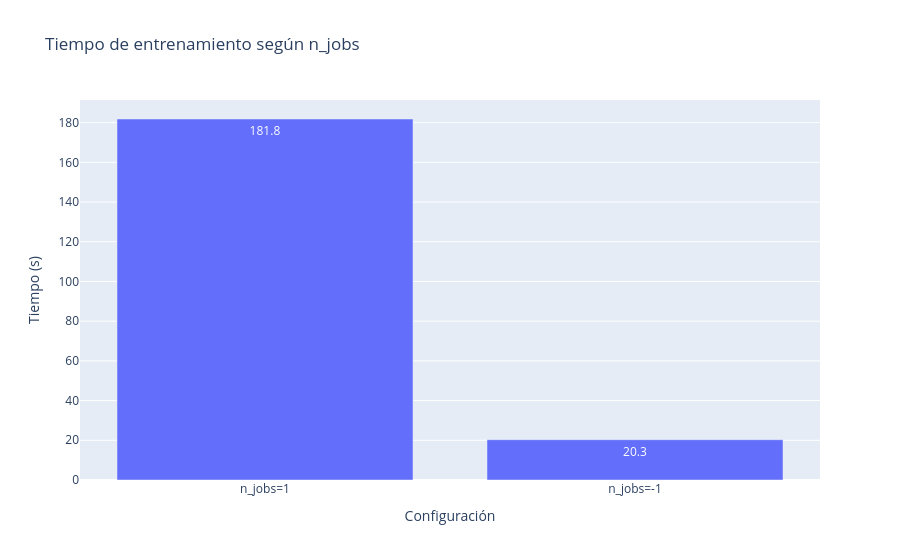
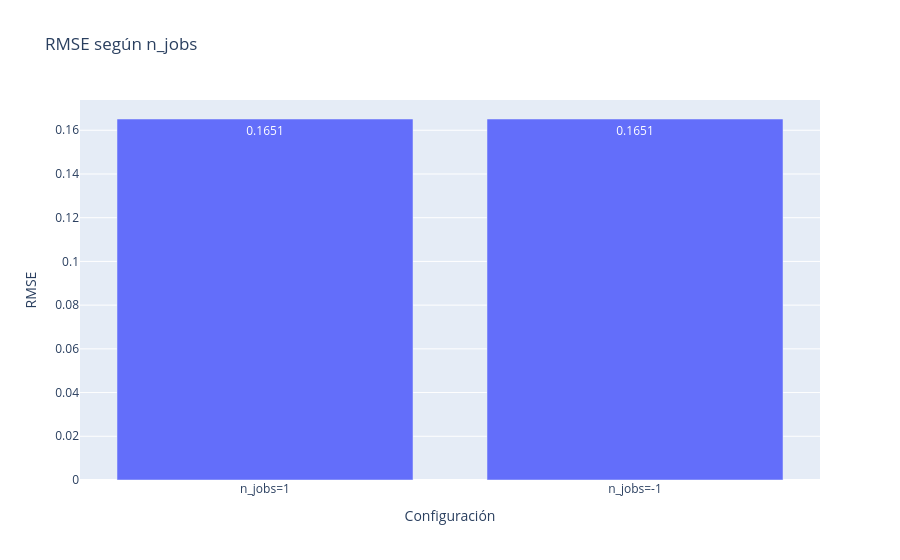

The cell these charts' notebook holds for them, in order:
### Code cell
# Gráficos de tiempos y RMSE
df_perf = pd.DataFrame(
    {
        "configuracion": ["n_jobs=1", "n_jobs=-1"],
        "tiempo_s": [time_1job, time_all_jobs],
        "rmse": [rmse_1, rmse_all],
    }
)

px.bar(
    df_perf,
    x="configuracion",
    y="tiempo_s",
    title="Tiempo de entrenamiento según n_jobs",
    labels={"tiempo_s": "Tiempo (s)", "configuracion": "Configuración"},
    text_auto=".1f",
).show()

px.bar(
    df_perf,
    x="configuracion",
    y="rmse",
    title="RMSE según n_jobs",
    labels={"rmse": "RMSE", "configuracion": "Configuración"},
    text_auto=".4f",
).show()

### Figure 1 — Plotly figure (JSON) as saved in the notebook; plotly's stock layout.template omitted (floating-point values rounded to 4 significant figures)
{"data": [{"hovertemplate": "Configuración=%{x}<br>Tiempo (s)=%{y}<extra></extra>", "legendgroup": "", "marker": {"color": "#636efa", "pattern": {"shape": ""}}, "name": "", "orientation": "v", "showlegend": false, "textposition": "auto", "texttemplate": "%{y:.1f}", "type": "bar", "x": ["n_jobs=1", "n_jobs=-1"], "xaxis": "x", "y": [181.8, 20.3], "yaxis": "y"}], "layout": {"barmode": "relative", "legend": {"tracegroupgap": 0}, "title": {"text": "Tiempo de entrenamiento según n_jobs"}, "xaxis": {"anchor": "y", "domain": [0, 1], "title": {"text": "Configuración"}}, "yaxis": {"anchor": "x", "domain": [0, 1], "title": {"text": "Tiempo (s)"}}}}

### Figure 2 — Plotly figure (JSON) as saved in the notebook; plotly's stock layout.template omitted (floating-point values rounded to 4 significant figures)
{"data": [{"hovertemplate": "Configuración=%{x}<br>RMSE=%{y}<extra></extra>", "legendgroup": "", "marker": {"color": "#636efa", "pattern": {"shape": ""}}, "name": "", "orientation": "v", "showlegend": false, "textposition": "auto", "texttemplate": "%{y:.4f}", "type": "bar", "x": ["n_jobs=1", "n_jobs=-1"], "xaxis": "x", "y": [0.1651, 0.1651], "yaxis": "y"}], "layout": {"barmode": "relative", "legend": {"tracegroupgap": 0}, "title": {"text": "RMSE según n_jobs"}, "xaxis": {"anchor": "y", "domain": [0, 1], "title": {"text": "Configuración"}}, "yaxis": {"anchor": "x", "domain": [0, 1], "title": {"text": "RMSE"}}}}
